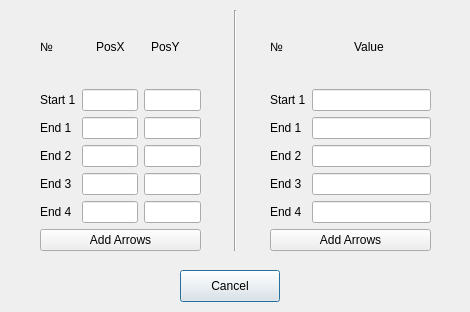
<?xml version="1.0" encoding="UTF-8"?>
<ui version="4.0">
 <class>AddArrowDialog</class>
 <widget class="QWidget" name="AddArrowDialog">
  <property name="geometry">
   <rect>
    <x>0</x>
    <y>0</y>
    <width>470</width>
    <height>312</height>
   </rect>
  </property>
  <property name="windowTitle">
   <string>Add Arrows</string>
  </property>
  <widget class="QWidget" name="verticalLayoutWidget_4">
   <property name="geometry">
    <rect>
     <x>40</x>
     <y>10</y>
     <width>161</width>
     <height>241</height>
    </rect>
   </property>
   <layout class="QVBoxLayout" name="verticalLayout_4">
    <item>
     <layout class="QHBoxLayout" name="horizontalLayout_2">
      <item>
       <widget class="QLabel" name="label_7">
        <property name="text">
         <string>№</string>
        </property>
       </widget>
      </item>
      <item>
       <widget class="QLabel" name="label_6">
        <property name="text">
         <string>PosX</string>
        </property>
       </widget>
      </item>
      <item>
       <widget class="QLabel" name="label_8">
        <property name="text">
         <string>PosY</string>
        </property>
       </widget>
      </item>
     </layout>
    </item>
    <item>
     <layout class="QHBoxLayout" name="horizontalLayout">
      <item>
       <layout class="QVBoxLayout" name="verticalLayout_3">
        <item>
         <widget class="QLabel" name="label">
          <property name="text">
           <string>Start 1</string>
          </property>
         </widget>
        </item>
        <item>
         <widget class="QLabel" name="label_2">
          <property name="text">
           <string>End 1</string>
          </property>
         </widget>
        </item>
        <item>
         <widget class="QLabel" name="label_3">
          <property name="text">
           <string>End 2</string>
          </property>
         </widget>
        </item>
        <item>
         <widget class="QLabel" name="label_4">
          <property name="text">
           <string>End 3</string>
          </property>
         </widget>
        </item>
        <item>
         <widget class="QLabel" name="label_5">
          <property name="text">
           <string>End 4</string>
          </property>
         </widget>
        </item>
       </layout>
      </item>
      <item>
       <layout class="QVBoxLayout" name="verticalLayout_2">
        <item>
         <widget class="QLineEdit" name="startXEdit1">
          <property name="acceptDrops">
           <bool>true</bool>
          </property>
         </widget>
        </item>
        <item>
         <widget class="QLineEdit" name="endXEdit1"/>
        </item>
        <item>
         <widget class="QLineEdit" name="endXEdit2"/>
        </item>
        <item>
         <widget class="QLineEdit" name="endXEdit3"/>
        </item>
        <item>
         <widget class="QLineEdit" name="endXEdit4"/>
        </item>
       </layout>
      </item>
      <item>
       <layout class="QVBoxLayout" name="verticalLayout">
        <item>
         <widget class="QLineEdit" name="startYEdit1"/>
        </item>
        <item>
         <widget class="QLineEdit" name="endYEdit1"/>
        </item>
        <item>
         <widget class="QLineEdit" name="endYEdit2"/>
        </item>
        <item>
         <widget class="QLineEdit" name="endYEdit3"/>
        </item>
        <item>
         <widget class="QLineEdit" name="endYEdit4"/>
        </item>
       </layout>
      </item>
     </layout>
    </item>
    <item>
     <widget class="QPushButton" name="addArrows">
      <property name="text">
       <string>Add Arrows</string>
      </property>
      <property name="autoDefault">
       <bool>false</bool>
      </property>
      <property name="default">
       <bool>false</bool>
      </property>
     </widget>
    </item>
   </layout>
  </widget>
  <widget class="QWidget" name="verticalLayoutWidget_5">
   <property name="geometry">
    <rect>
     <x>270</x>
     <y>10</y>
     <width>161</width>
     <height>241</height>
    </rect>
   </property>
   <layout class="QVBoxLayout" name="verticalLayout_5">
    <item>
     <layout class="QHBoxLayout" name="horizontalLayout_3">
      <item>
       <widget class="QLabel" name="label_9">
        <property name="text">
         <string>№</string>
        </property>
       </widget>
      </item>
      <item>
       <widget class="QLabel" name="label_11">
        <property name="text">
         <string>Value</string>
        </property>
       </widget>
      </item>
     </layout>
    </item>
    <item>
     <layout class="QHBoxLayout" name="horizontalLayout_4">
      <item>
       <layout class="QVBoxLayout" name="verticalLayout_6">
        <item>
         <widget class="QLabel" name="label_12">
          <property name="text">
           <string>Start 1</string>
          </property>
         </widget>
        </item>
        <item>
         <widget class="QLabel" name="label_13">
          <property name="text">
           <string>End 1</string>
          </property>
         </widget>
        </item>
        <item>
         <widget class="QLabel" name="label_14">
          <property name="text">
           <string>End 2</string>
          </property>
         </widget>
        </item>
        <item>
         <widget class="QLabel" name="label_15">
          <property name="text">
           <string>End 3</string>
          </property>
         </widget>
        </item>
        <item>
         <widget class="QLabel" name="label_16">
          <property name="text">
           <string>End 4</string>
          </property>
         </widget>
        </item>
       </layout>
      </item>
      <item>
       <layout class="QVBoxLayout" name="verticalLayout_7">
        <item>
         <widget class="QLineEdit" name="startValueEdit1">
          <property name="acceptDrops">
           <bool>true</bool>
          </property>
         </widget>
        </item>
        <item>
         <widget class="QLineEdit" name="endValueEdit1"/>
        </item>
        <item>
         <widget class="QLineEdit" name="endValueEdit2"/>
        </item>
        <item>
         <widget class="QLineEdit" name="endValueEdit3"/>
        </item>
        <item>
         <widget class="QLineEdit" name="endValueEdit4"/>
        </item>
       </layout>
      </item>
     </layout>
    </item>
    <item>
     <widget class="QPushButton" name="addArrows_2">
      <property name="text">
       <string>Add Arrows</string>
      </property>
      <property name="autoDefault">
       <bool>false</bool>
      </property>
      <property name="default">
       <bool>false</bool>
      </property>
      <property name="flat">
       <bool>false</bool>
      </property>
     </widget>
    </item>
   </layout>
  </widget>
  <widget class="QPushButton" name="cancelButton">
   <property name="geometry">
    <rect>
     <x>180</x>
     <y>270</y>
     <width>100</width>
     <height>32</height>
    </rect>
   </property>
   <property name="text">
    <string>Cancel</string>
   </property>
   <property name="default">
    <bool>true</bool>
   </property>
  </widget>
  <widget class="Line" name="line">
   <property name="geometry">
    <rect>
     <x>210</x>
     <y>10</y>
     <width>51</width>
     <height>241</height>
    </rect>
   </property>
   <property name="orientation">
    <enum>Qt::Vertical</enum>
   </property>
  </widget>
 </widget>
 <resources/>
 <connections/>
</ui>
